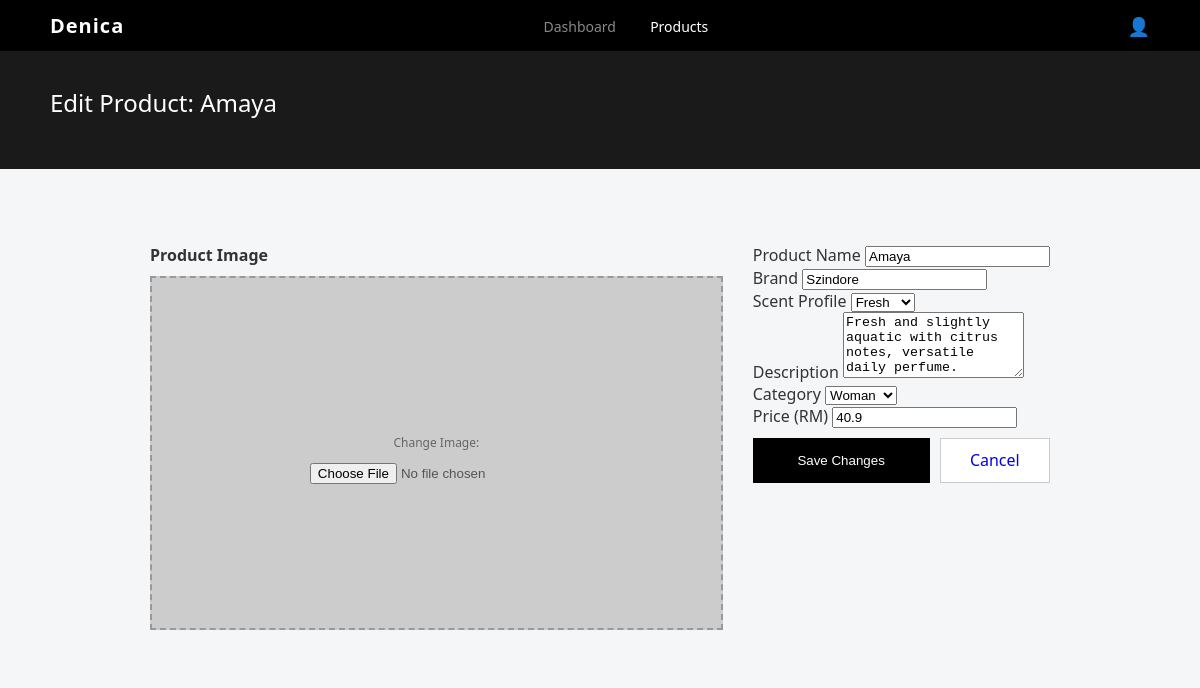
The page /admin/edit_product.php?id=5 on the database its author committed.
### tables this page shows
CREATE TABLE `item` (
  `ItemID` int(11) NOT NULL,
  `ProductName` varchar(100) NOT NULL,
  `Brand` varchar(225) NOT NULL,
  `ScentProfile` varchar(225) NOT NULL,
  `Description` varchar(225) NOT NULL,
  `Category` varchar(100) NOT NULL,
  `Price` float NOT NULL,
  `IsDeleted` varchar(225) NOT NULL
);

### admin/edit_product.php (the view, shortened to what this page needs)
<?php
$conn = mysqli_connect("localhost", "root", "", "denicadata");
$id = $_GET['id'] ?? null;
$stmt_fetch = $conn->prepare("SELECT * FROM item WHERE ItemID = ?");
$stmt_fetch->bind_param("i", $id);
$stmt_fetch->execute();
$result = $stmt_fetch->get_result();
$product = $result->fetch_assoc();
?>
<!DOCTYPE html>
<html lang="en">
<head>
    <link rel="stylesheet" href="admin.css">
</head>
<body>
<header class="main-header">
    <div class="logo">Denica</div>
    <nav>
        <a href="admin_dashboard.php">Dashboard</a>
        <a href="products.php" class="active">Products</a>
    </nav>
    <div class="admin-profile">👤</div>
</header>
<section class="management-bar">
    <h1>Edit Product: <?= htmlspecialchars($product['ProductName']) ?></h1>
</section>
<main class="admin-content">
    <div class="modal-card" style="display: block; margin: 0 auto; width: 100%; max-width: 900px;">
        <form method="post" enctype="multipart/form-data">
            <div class="modal-body">
                <div class="upload-section">
                    <label style="display:block; margin-bottom:10px; font-weight:bold;">Product Image</label>
                    <div class="upload-box" style="height: 350px;">
                        <p style="font-size: 12px; color: #666;">Change Image:</p>
                        <input type="file" name="ProductImage" accept="image/*">
                    </div>
                </div>
                <div class="form-section">
                    <div class="field">
                        <label>Product Name</label>
                        <input type="text" name="ProductName" value="<?= htmlspecialchars($product['ProductName']) ?>" required>
                    </div>
                    <div class="field">
                        <label>Brand</label>
                        <input type="text" name="brand" value="<?= htmlspecialchars($product['Brand']) ?>" required>
                    </div>
                    <div class="field">
                        <label>Scent Profile</label>
                        <select name="scentProfile">
                            <?php
                            $options = ["Floral","Fruity","Citrus","Woody","Fresh","Musky"];
                            foreach ($options as $opt) {
                                $selected = ($product['ScentProfile'] === $opt) ? "selected" : "";
                                echo "<option value='$opt' $selected>$opt</option>";
                            }
                            ?>
                        </select>
                    </div>
                    <div class="field">
                        <label>Description</label>
                        <textarea name="description" rows="4" required><?= htmlspecialchars($product['Description']) ?></textarea>
                    </div>
                    <div class="field">
                        <label>Category</label>
                        <select name="category">
                            <option value="Woman" <?= $product['Category']=="Woman"?"selected":"" ?>>Woman</option>
                        </select>
                    </div>
                    <div class="field">
                        <label>Price (RM)</label>
                        <input type="number" name="price" step="0.01" value="<?= $product['Price'] ?>" required>
                    </div>
                    <div class="form-buttons">
                        <button type="submit" class="confirm-btn">Save Changes</button>
                        <a href="products.php" class="cancel-btn" style="text-decoration:none; text-align:center; line-height:1.2;">Cancel</a>
                    </div>
                </div>
            </div>
        </form>
    </div>
</main>
</body>
</html>

### admin/admin.css (style rules this page uses)
body { margin: 0; font-family: 'Segoe UI', Tahoma, Geneva, Verdana, sans-serif; background-color: #f4f6f8; color: #333; }
.main-header { background: #000; color: #fff; padding: 12px 50px; display: flex; justify-content: space-between; align-items: center; position: sticky; top: 0; z-index: 1000; }
.main-header .logo { font-size: 20px; font-weight: bold; letter-spacing: 1px; }
.main-header nav a { color: #888; text-decoration: none; margin: 0 15px; font-size: 14px; transition: 0.3s; }
.main-header nav a:hover, .main-header nav a.active { color: #fff; }
.admin-profile { font-size: 18px; cursor: pointer; }
.management-bar { background: #1a1a1a; color: white; padding: 35px 50px; }
.management-bar h1 { margin: 0 0 15px 0; font-size: 24px; font-weight: 500; }
.admin-content { padding: 25px 50px; }
.modal-card { background: #f4f6f8; width: 850px; padding: 30px; border-radius: 2px; position: relative; }
.modal-body { display: flex; gap: 30px; margin-top: 20px; }
.upload-section { flex: 1; }
.upload-box { background: #ccc; height: 320px; display: flex; flex-direction: column; justify-content: center; align-items: center; color: #555; border: 2px dashed #999; }
.form-buttons { display: flex; gap: 10px; margin-top: 10px; }
.confirm-btn { background: #000; color: white; padding: 12px 20px; border: none; cursor: pointer; flex: 2; }
.cancel-btn { background: white; border: 1px solid #ccc; padding: 12px 20px; cursor: pointer; flex: 1; }
body { margin: 0; font-family: 'Segoe UI', sans-serif; background-color: #f4f6f8; }
.main-header { background: #000; color: #fff; padding: 12px 50px; display: flex; justify-content: space-between; align-items: center; }

### rows shown on the page
item: ProductName "Amaya", brand "Szindore", description "Fresh and slightly aquatic with citrus notes, versatile daily perfume.", price "40.9"

### other values the page prints
form field scentProfile "Fresh"
